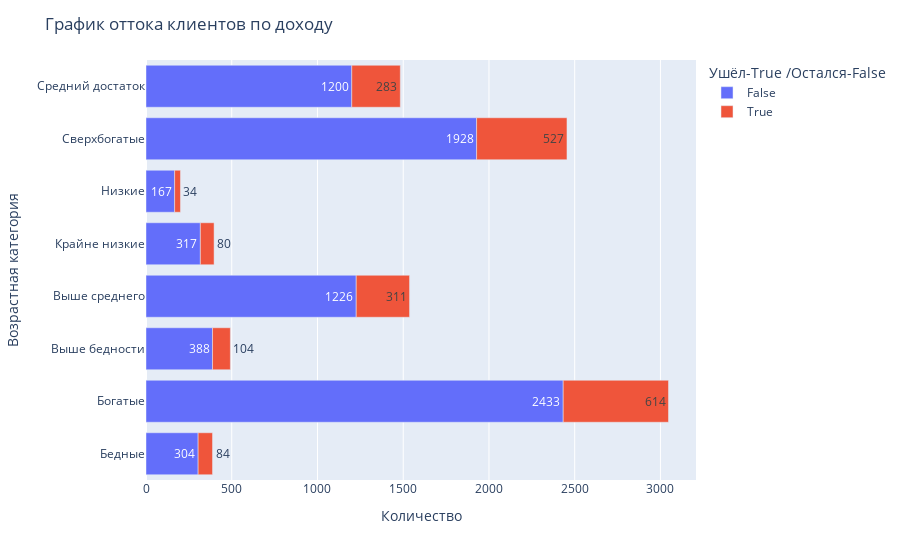

Notebook code cell kept with this figure:
### Markdown cell above
###  Влияние доходов на отток клиентов

### Code cell
# группируем данные по возрасту и оттоку и считаем количество
data_ed = data.groupby(['cat_estimated_salary', 'Churn'], \
                        as_index = False)[['Products']].count()
display(data_ed)
fig = px.bar(data_ed, x="Products", y="cat_estimated_salary", color="Churn", text="Products")
# добавляем сетку
fig.update_layout(
    title="График оттока клиентов по доходу",
    xaxis_title="Количество",
    yaxis_title="Возрастная категория",
    legend_title="Ушёл-True /Остался-False"
)
# отображаем график на экране
fig.show()

### Figure 1 — Plotly figure (JSON) as saved in the notebook; plotly's stock layout.template omitted (floating-point values rounded to 4 significant figures)
{"data": [{"alignmentgroup": "True", "hovertemplate": "Churn=False<br>Products=%{text}<br>cat_estimated_salary=%{y}<extra></extra>", "legendgroup": "False", "marker": {"color": "#636efa", "pattern": {"shape": ""}}, "name": "False", "offsetgroup": "False", "orientation": "h", "showlegend": true, "text": [304, 2433, 388, 1226, 317, 167, 1928, 1200], "textposition": "auto", "type": "bar", "x": [304, 2433, 388, 1226, 317, 167, 1928, 1200], "xaxis": "x", "y": ["Бедные", "Богатые", "Выше бедности", "Выше среднего", "Крайне низкие", "Низкие", "Сверхбогатые", "Средний достаток"], "yaxis": "y"}, {"alignmentgroup": "True", "hovertemplate": "Churn=True<br>Products=%{text}<br>cat_estimated_salary=%{y}<extra></extra>", "legendgroup": "True", "marker": {"color": "#EF553B", "pattern": {"shape": ""}}, "name": "True", "offsetgroup": "True", "orientation": "h", "showlegend": true, "text": [84, 614, 104, 311, 80, 34, 527, 283], "textposition": "auto", "type": "bar", "x": [84, 614, 104, 311, 80, 34, 527, 283], "xaxis": "x", "y": ["Бедные", "Богатые", "Выше бедности", "Выше среднего", "Крайне низкие", "Низкие", "Сверхбогатые", "Средний достаток"], "yaxis": "y"}], "layout": {"barmode": "relative", "legend": {"title": {"text": "Ушёл-True /Остался-False"}, "tracegroupgap": 0}, "margin": {"t": 60}, "title": {"text": "График оттока клиентов по доходу"}, "xaxis": {"anchor": "y", "domain": [0, 1], "title": {"text": "Количество"}}, "yaxis": {"anchor": "x", "domain": [0, 1], "title": {"text": "Возрастная категория"}}}}
